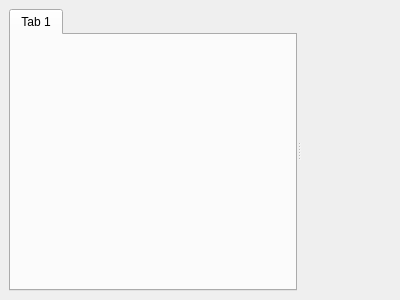
<ui version="4.0" >
 <class>ResultsWindow</class>
 <widget class="QWidget" name="ResultsWindow" >
  <property name="geometry" >
   <rect>
    <x>0</x>
    <y>0</y>
    <width>400</width>
    <height>300</height>
   </rect>
  </property>
  <property name="windowTitle" >
   <string>Form</string>
  </property>
  <layout class="QHBoxLayout" >
   <property name="spacing" >
    <number>6</number>
   </property>
   <property name="leftMargin" >
    <number>9</number>
   </property>
   <property name="topMargin" >
    <number>9</number>
   </property>
   <property name="rightMargin" >
    <number>9</number>
   </property>
   <property name="bottomMargin" >
    <number>9</number>
   </property>
   <item>
    <widget class="QSplitter" name="splitter" >
     <property name="orientation" >
      <enum>Qt::Horizontal</enum>
     </property>
     <widget class="QTabWidget" name="tabWidget" >
      <property name="minimumSize" >
       <size>
        <width>0</width>
        <height>0</height>
       </size>
      </property>
      <property name="currentIndex" >
       <number>0</number>
      </property>
      <widget class="QWidget" name="tab" >
       <attribute name="title" >
        <string>Tab 1</string>
       </attribute>
       <layout class="QVBoxLayout" >
        <property name="spacing" >
         <number>6</number>
        </property>
        <property name="leftMargin" >
         <number>9</number>
        </property>
        <property name="topMargin" >
         <number>9</number>
        </property>
        <property name="rightMargin" >
         <number>9</number>
        </property>
        <property name="bottomMargin" >
         <number>9</number>
        </property>
       </layout>
      </widget>
     </widget>
     <widget class="QWidget" native="1" name="widget" >
      <property name="sizePolicy" >
       <sizepolicy vsizetype="Preferred" hsizetype="MinimumExpanding" >
        <horstretch>0</horstretch>
        <verstretch>0</verstretch>
       </sizepolicy>
      </property>
      <property name="minimumSize" >
       <size>
        <width>0</width>
        <height>0</height>
       </size>
      </property>
      <layout class="QVBoxLayout" >
       <property name="spacing" >
        <number>6</number>
       </property>
       <property name="leftMargin" >
        <number>9</number>
       </property>
       <property name="topMargin" >
        <number>9</number>
       </property>
       <property name="rightMargin" >
        <number>9</number>
       </property>
       <property name="bottomMargin" >
        <number>9</number>
       </property>
      </layout>
     </widget>
    </widget>
   </item>
  </layout>
 </widget>
 <resources/>
 <connections/>
</ui>
